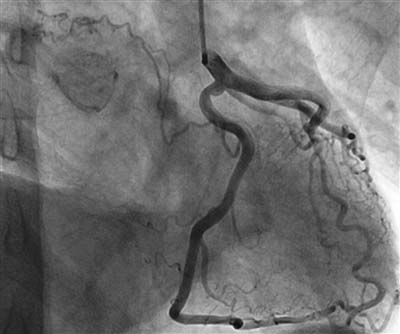
#> input picture 0.jpg, 400 x 334 px, found by its file name
$ python p2.py
#> lines starting #> are read from the running program, lines starting #| are printed output that depends on the picture; pictures that were not available may be replaced by others from this repository, and a replacement may not be noted
import cv2 as cv
import numpy as np
from matplotlib import pyplot as plt
import os
#读取图像
img = cv.imread('../asd/0.jpg', 0)
#> img is the input picture: shape (334, 400); min 8, max 255, mean 112.9
print(os.listdir('../asd/'))
#傅里叶变换
f = np.fft.fft2(img)
fshift = np.fft.fftshift(f)

#设置高通滤波器
rows, cols = img.shape
#> rows = 334; cols = 400
crow,ccol = int(rows/2), int(cols/2)
#> crow = 167; ccol = 200
fshift[crow-30:crow+30, ccol-30:ccol+30] = 0

#傅里叶逆变换
ishift = np.fft.ifftshift(fshift)
iimg = np.fft.ifft2(ishift)
iimg = np.abs(iimg)
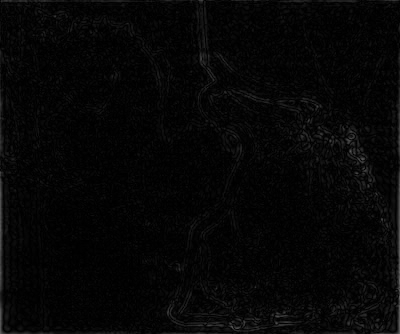
#> iimg: shape (334, 400) float64; min 0.00488, max 104, mean 6.5

#显示原始图像和高通滤波处理图像
plt.subplot(121), plt.imshow(img, 'gray'), plt.title('Original Image')
plt.axis('off')
plt.subplot(122), plt.imshow(iimg, 'gray'), plt.title('Result Image')
plt.axis('off')
plt.show()
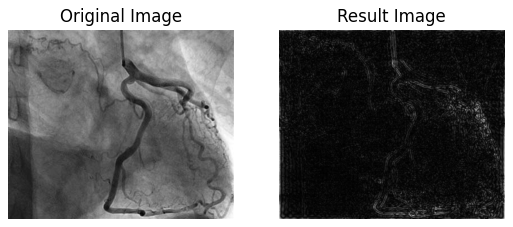
#> figure drawn by matplotlib, 2 panels
